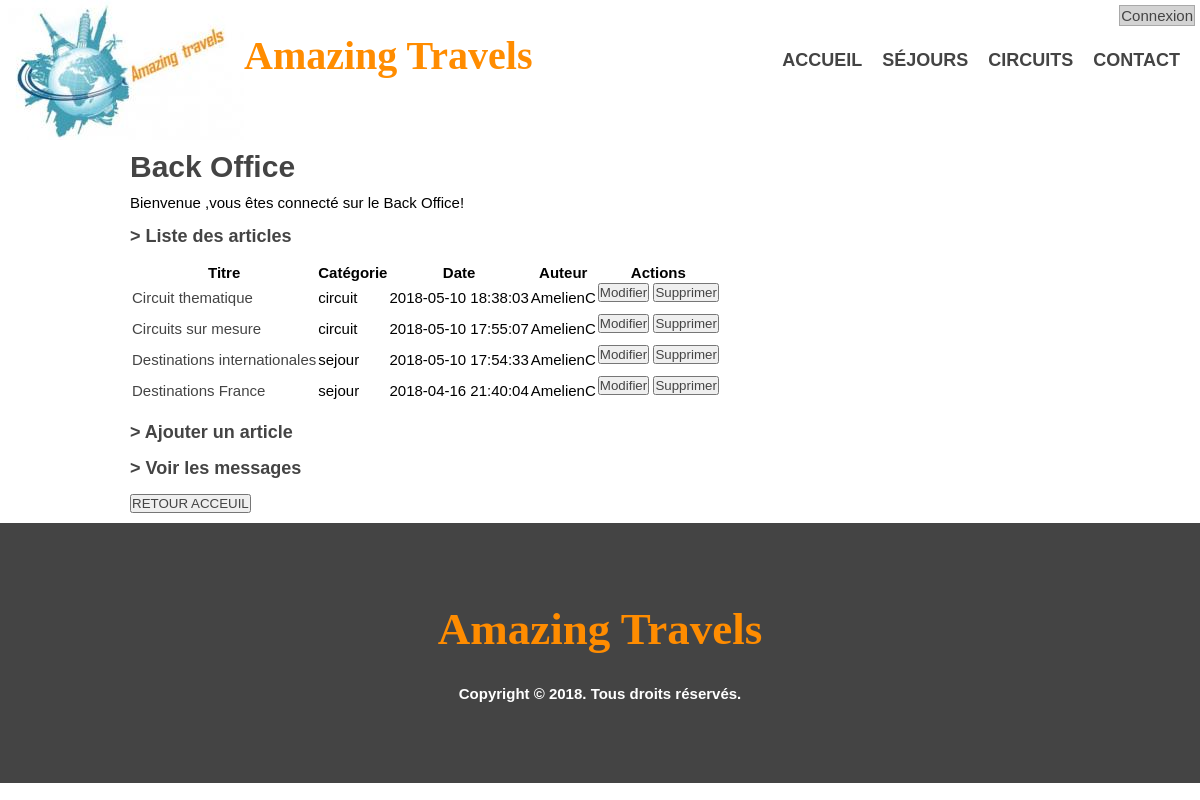
Page /backoffice.php on the committed database.
### tables this page shows
CREATE TABLE `article` (
  `id` int(4) NOT NULL,
  `category` int(3) NOT NULL,
  `content` text NOT NULL,
  `image` varchar(255) NOT NULL,
  `title` varchar(100) NOT NULL,
  `description` varchar(300) NOT NULL,
  `last_author` int(4) NOT NULL,
  `last_date` datetime NOT NULL DEFAULT CURRENT_TIMESTAMP
);

CREATE TABLE `category` (
  `id` int(3) NOT NULL,
  `name` varchar(50) NOT NULL
);

CREATE TABLE `user` (
  `id` int(4) NOT NULL,
  `login` varchar(50) NOT NULL,
  `first_name` varchar(100) NOT NULL,
  `last_name` varchar(100) NOT NULL,
  `email` varchar(150) NOT NULL,
  `password` varchar(100) NOT NULL,
  `role` varchar(100) NOT NULL,
  `join_date` timestamp NOT NULL DEFAULT CURRENT_TIMESTAMP
);

### backoffice.php (the view, shortened to what this page needs)
<!DOCTYPE html>
<html>
    <head>
        <link rel="stylesheet" href="css/style.css" type='text/css'>
    </head>
    <?php include ('menu.php'); ?>
    <body>
        <article id='bo_article'>
            <div class='wrapper'>
                <h3>Back Office</h3>
                <p>Bienvenue <span style=color:red> <?php echo $_SESSION['login']; ?> </span>,vous êtes connecté sur le Back Office!</p>
                <h4>> Liste des articles</h4>
                <section>
                        <table>
                          <thead>
                            <tr>
                                <th>Titre</th>
                                <th>Catégorie</th>
                                <th>Date</th>
                                <th>Auteur</th>
                                <th>Actions</th>
                            </tr>
                          </thead>
                          <tbody>
                              <?php
                                $db = Database::connect();
                                $statement = $db->query('
                                SELECT article.id AS articleId, article.title, article.last_date, user.login, category.name AS categoryName
                                FROM article, user, category
                                WHERE article.category = category.id AND article.last_author = user.id
                                ORDER BY article.last_date DESC
                                ');
                                while($item = $statement->fetch())
                                {
                                    echo '<tr>';
                                        echo '<td>'.'<a href="article_modif.php?id='.$item['articleId'].'">'. $item['title'] .'</a>'.'</td>';
                                        echo '<td>'. $item['categoryName'] . '</td>';
                                        echo '<td>'. $item['last_date'] . '</td>';
                                        echo '<td>'. $item['login'] . '</td>';
                                        echo '<td>';
                                        echo '<button><a href="article_modif.php?id='. $item['articleId']. '">Modifier</a></button>';
                                        echo '<button><a href="article_delete.php?id='. $item['articleId']. '">Supprimer</a></button>';
                                        echo '</td>';
                                    echo '</tr>';
                                }
                              ?>
                          </tbody>
                        </table>
                </section>
                <h4><a href="article_modif.php">> Ajouter un article</a></h4>
                <h4><a href="message.php">> Voir les messages</a></h4>
                <button><a href='index.php'>RETOUR ACCEUIL</a></button>
                </div>
        </article>
        <?php include ('footer.php'); ?>
    </body>
</html>

### menu.php
<?php
echo "
<header>
        <div>
            <div class='connexion'>";
                    if (isset($_SESSION['login']))
                    {
                        echo "<a href='disconnexion.php' class='button'>Déconnexion</a> <a href='backoffice.php'>".$_SESSION['login']."</a> ";
                    }
                    else
                    {
                        echo "<a href='connexion.php' class='button'>Connexion</a>"." ";
                    }
                    if (isset($first_visit))
                    {
                        echo 'Bienvenue !'."</div>";
                    }
                    else
                    {
                        echo "</div>";
                    }
            echo"
            <img src='sources_projet/logo_rz3.jpg' class='logo_image' alt='logo'>
            <h1>Amazing Travels</h1>
            <nav>
                <ul>
                    <li><h4><a href='index.php'>Accueil</a></h4></li>
                    <li><h4><a href='sejour.php'>Séjours</a></h4></li>
                    <li><h4><a href='circuit.php'>Circuits</a></h4></li>
                    <li><h4><a href='contact.php'>Contact</a></h4></li>";
            echo"</ul>
            </nav>
        </div>
</header>";
?>

### footer.php
<?php
echo "
    <footer>
        <div class='wrapper'>
            <h1><span class='logo'>Amazing Travels</span></h1>
            <div class='copyright'>Copyright © 2018. Tous droits réservés.</div>
        </div>
    </footer> ";
?>

### css/style.css (style rules this page uses)
* { margin:0px ; padding:0px ; }
body, html { height:100%; }
body { font-family:sans-serif,arial; font-size: 15px; }
h1 { font-family: fantasy; font-size: 45px; color:#FF8C00; }
h3 { color:#444; font-size: 24px; }
h4 { color:#444; font-size:18px; }
a { text-decoration :none; color:#444; }
ul { list-style: none; }
.wrapper { width:940px; margin:0 auto; padding:0 10px; }
.logo { color:#FF8C00; }
.logo_image { float:left; }
header { height: 140px; }
header h1 { margin-top:32px; float:left; font-family: fantasy; font-size: 40px; color:#FF8C00; }
header .connexion { position:absolute; right:0px; margin:5px; }
.button { display:inline-block; background-color: lightgray; text-align:center; border:solid 0.4px darkgray; padding:1px; }
header nav { float:right; display:block; margin-top:50px; }
header nav ul li { display: inline-block; float:left; }
header nav ul li a { text-transform: uppercase; font-weight: bold; margin-right: 20px; }
footer { background-color: #444; height:260px; }
footer h1 { color:#fff; text-align:center; padding-top:80px; }
.copyright { text-align:center; font-weight: bold; padding-top:30px; color:#fff; }
#bo_article h3 { font-size:30px; margin:10px 0px; }
#bo_article h4 { margin:15px 0px; }
#bo_article button { margin-bottom:20px; }
#bo_article button { margin-bottom:10px; }

### rows in the picture
article: title "Circuit thematique", category.name "circuit", last_date "2018-05-10 18:38:03", last_author.login "AmelienC"
article: title "Circuits sur mesure", category.name "circuit", last_date "2018-05-10 17:55:07", last_author.login "AmelienC"
article: title "Destinations internationales", category.name "sejour", last_date "2018-05-10 17:54:33", last_author.login "AmelienC"
article: title "Destinations France", category.name "sejour", last_date "2018-04-16 21:40:04", last_author.login "AmelienC"
